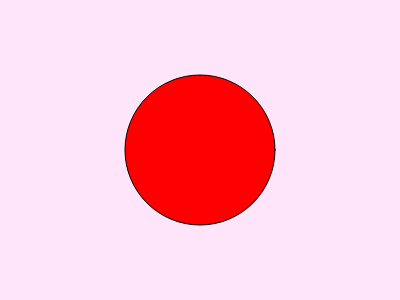
Frame 1 (no input)
Frame 60 (no input): identical to frame 1, image omitted
Frame 120 (the mouse pressed at the canvas centre since frame 60): identical to frame 1, image omitted

The p5.js sketch that drew this single still picture (run headless with seeded random() and noise() and a simulated clock; from frame 60 on, the mouse is pressed at the canvas centre):

// p5.js sketch
// ── sketch.js
function setup() {
  createCanvas(400, 300);
}

function draw() {
  background(255,229,250);
  
  fill(255,0,0);
  ellipse(200,150,150,150);
}
     
